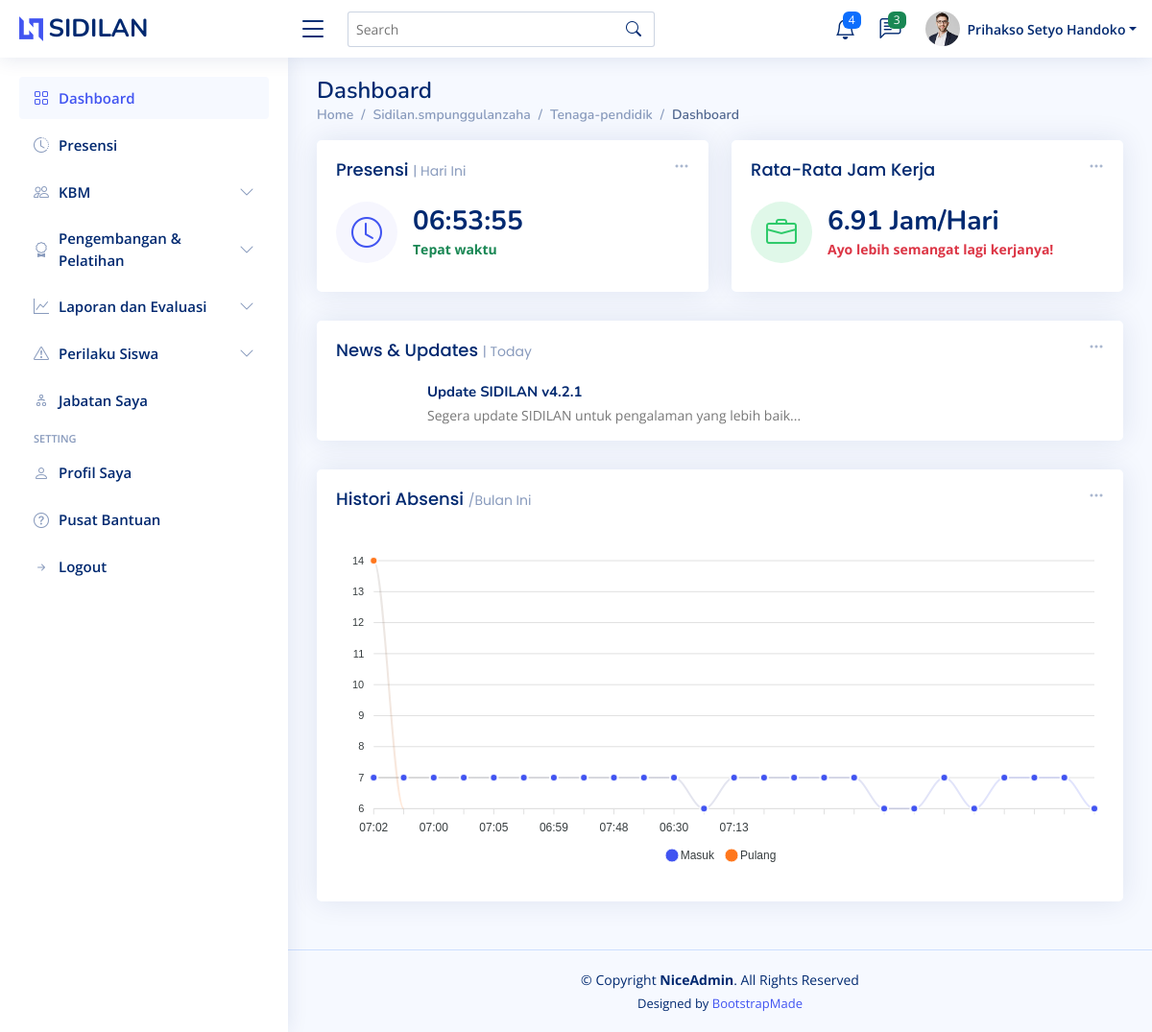
Page /sidilan.smpunggulanzaha/tenaga-pendidik/dashboard (signed in) on the committed database.
### tables this page shows
CREATE TABLE `news` (
  `id_news` int(11) NOT NULL,
  `title` varchar(255) NOT NULL,
  `foto` varchar(255) NOT NULL,
  `content` text NOT NULL,
  `category` enum('developer','sekolah') NOT NULL,
  `created_at` timestamp NOT NULL DEFAULT current_timestamp(),
  `updated_at` timestamp NOT NULL DEFAULT current_timestamp() ON UPDATE current_timestamp()
);

### sidilan.smpunggulanzaha/proses/tp-dashboard.php (called while the page is built, shortened)
<?php
include 'conn.php';
$id_tp = $_SESSION['id_tp'];
$query_masuk = "SELECT jam FROM presensi WHERE tipe_presensi = 'Masuk' AND tanggal = CURRENT_DATE AND id_tp = $id_tp";
$result_masuk = $conn->query($query_masuk);
$jam_presensi = '';
if ($result_masuk && $result_masuk->num_rows > 0) {
    $row = $result_masuk->fetch_assoc();
    $jam_presensi = $row['jam'];
} else {
    $jam_presensi = 'Belum ada presensi';
}
if ($jam_presensi !== 'Belum ada presensi') {
    $waktu_batas = strtotime('07:11:00');
    $waktu_presensi = strtotime($jam_presensi);
    if ($waktu_presensi <= $waktu_batas) {
        $status = 'Tepat waktu';
        $status_class = 'text-success';
    } else {
        $status = 'Telat';
        $status_class = 'text-danger';
    }
}
$query_kerja = "SELECT tipe_presensi, jam FROM presensi WHERE id_tp = $id_tp AND tanggal >= CURDATE() - INTERVAL 30 DAY ORDER BY tanggal ASC";
$result_kerja = $conn->query($query_kerja);
$total_jam_kerja = 0;
$total_hari = 0;
while ($row_kerja = $result_kerja->fetch_assoc()) {
    $jam_masuk = '07:30';
    $jam_pulang = '14:00';
    if ($row_kerja['tipe_presensi'] == 'Masuk') {
        $jam_masuk = date('H:i', strtotime($row_kerja['jam']));
    } elseif ($row_kerja['tipe_presensi'] == 'Pulang') {
        $jam_pulang = date('H:i', strtotime($row_kerja['jam']));
    }
    $start_time = new DateTime($jam_masuk);
    $end_time = new DateTime($jam_pulang);
    $interval = $start_time->diff($end_time);
    $jam_kerja = $interval->h + ($interval->i / 60);
    $total_jam_kerja += $jam_kerja;
    $total_hari++;
}
$rata_jam_kerja = $total_jam_kerja / $total_hari;
if ($rata_jam_kerja > 8) {
    $pesan = "Terimakasih, kamu telah bekerja keras!";
    $pesan_warna = "text-success";
} else {
    $pesan = "Ayo lebih semangat lagi kerjanya!";
    $pesan_warna = "text-danger";
}
$query_news = "SELECT title, content, foto FROM news ORDER BY created_at DESC LIMIT 5";
$result_news = $conn->query($query_news);

### sidilan.smpunggulanzaha/tenaga-pendidik/dashboard.php (the view, shortened to what this page needs)
<?php include '../components/header.php' ?>
<?php include '../components/guru_navbar.php' ?>
<?php include '../proses/tp-dashboard.php' ?>
<main id="main" class="main">
    <div class="pagetitle">
        <?php
        echo generateBreadcrumb();
        ?>
    </div>
    <section class="section dashboard">
        <div class="row">
            <div class="col-lg-12">
                <div class="row">
                    <div class="col-xxl-4 col-md-6">
                        <div class="card info-card sales-card">
                            <div class="filter">
                                <a class="icon" href="#" data-bs-toggle="dropdown"><i class="bi bi-three-dots"></i></a>
                            </div>
                            <div class="card-body">
                                <h5 class="card-title">Presensi <span>| Hari Ini</span></h5>
                                <div class="d-flex align-items-center">
                                    <div class="card-icon rounded-circle d-flex align-items-center justify-content-center">
                                        <i class="bi bi-clock"></i>
                                    </div>
                                    <div class="ps-3">
                                        <h6><?php echo $jam_presensi; ?></h6>
                                        <?php if ($jam_presensi !== 'Belum ada presensi'): ?>
                                            <span class="<?php echo $status_class; ?> small pt-1 fw-bold"><?php echo $status; ?></span>
                                        <?php else: ?>
                                            <span class="text-muted small pt-2 ps-1">Belum ada data presensi</span>
                                        <?php endif; ?>
                                    </div>
                                </div>
                            </div>
                        </div>
                    </div>
                    <div class="col-xxl-4 col-md-6">
                        <div class="card info-card revenue-card">
                            <div class="filter">
                                <a class="icon" href="#" data-bs-toggle="dropdown"><i class="bi bi-three-dots"></i></a>
                            </div>
                            <div class="card-body">
                                <h5 class="card-title">Rata-Rata Jam Kerja</h5>
                                <div class="d-flex align-items-center">
                                    <div class="card-icon rounded-circle d-flex align-items-center justify-content-center">
                                        <i class="bi bi-briefcase"></i>
                                    </div>
                                    <div class="ps-3">
                                        <h6><?php echo round($rata_jam_kerja, 2); ?> Jam/Hari</h6>
                                        <span class="<?php echo $pesan_warna; ?> small pt-1 fw-bold"><?php echo $pesan; ?></span>
                                    </div>
                                </div>
                            </div>
                        </div>
                    </div>
                    <div class="col-12">
                        <div class="card">
                            <div class="filter">
                                <a class="icon" href="#" data-bs-toggle="dropdown"><i class="bi bi-three-dots"></i></a>
                            </div>
                            <div class="card-body pb-0">
                                <h5 class="card-title">News &amp; Updates <span>| Today</span></h5>
                                <div class="news">
                                    <?php while ($row = $result_news->fetch_assoc()): ?>
                                        <div class="post-item clearfix">
                                            <h4><a href="#"><?php echo $row['title']; ?></a></h4>
                                            <p><?php echo substr($row['content'], 0, 100); ?>...</p>
                                        </div>
                                    <?php endwhile; ?>
                                </div>
                            </div>
                        </div>
                    </div>
                    <div class="col-12">
                        <div class="card">
                            <div class="filter">
                                <a class="icon" href="#" data-bs-toggle="dropdown"><i class="bi bi-three-dots"></i></a>
                            </div>
                            <div class="card-body">
                                <h5 class="card-title">Histori Absensi <span>/Bulan Ini</span></h5>
                                <div id="absensiChart"></div>
                            </div>
                        </div>
                    </div>
                </div>
            </div>
        </div>
    </section>
</main>
<?php include '../components/footer.php' ?>

### sidilan.smpunggulanzaha/assets/css/style.css (style rules this page uses)
:root { scroll-behavior: smooth; }
body { font-family: "Open Sans", sans-serif; background: #f6f9ff; color: #444444; }
a { color: #4154f1; text-decoration: none; }
h1, h2, h3, h4, h5, h6 { font-family: "Nunito", sans-serif; }
#main { margin-top: 60px; padding: 20px 30px; transition: all 0.3s; }
.pagetitle { margin-bottom: 10px; }
.card { margin-bottom: 30px; border: none; border-radius: 5px; box-shadow: 0px 0 30px rgba(1, 41, 112, 0.1); }
.card-title { padding: 20px 0 15px 0; font-size: 18px; font-weight: 500; color: #012970; font-family: "Poppins", sans-serif; }
.card-title span { color: #899bbd; font-size: 14px; font-weight: 400; }
.card-body { padding: 0 20px 20px 20px; }
@media (min-width: 1200px) { #main, #footer { margin-left: 300px; } }
.dashboard .filter { position: absolute; right: 0px; top: 15px; }
.dashboard .filter .icon { color: #aab7cf; padding-right: 20px; padding-bottom: 5px; transition: 0.3s; font-size: 16px; }
.dashboard .info-card { padding-bottom: 10px; }
.dashboard .info-card h6 { font-size: 28px; color: #012970; font-weight: 700; margin: 0; padding: 0; }
.dashboard .card-icon { font-size: 32px; line-height: 0; width: 64px; height: 64px; flex-shrink: 0; flex-grow: 0; }
.dashboard .sales-card .card-icon { color: #4154f1; background: #f6f6fe; }
.dashboard .revenue-card .card-icon { color: #2eca6a; background: #e0f8e9; }
.dashboard .news h4 { font-size: 15px; margin-left: 95px; font-weight: bold; margin-bottom: 5px; }
.dashboard .news h4 a { color: #012970; transition: 0.3s; }
.dashboard .news p { font-size: 14px; color: #777777; margin-left: 95px; }

### rows in the picture
news: title "Update SIDILAN v4.2.1", content "Segera update SIDILAN untuk pengalaman yang lebih baik"

### other values in the picture
$nama "Prihakso Setyo Handoko"
end($parts) "Dashboard"
$part "Sidilan.smpunggulanzaha"
$part "Tenaga-pendidik"
$part "Dashboard"
$jam_presensi "06:53:55"
$status "Tepat waktu"
$rata_jam_kerja "6.91"
$pesan "Ayo lebih semangat lagi kerjanya!"
